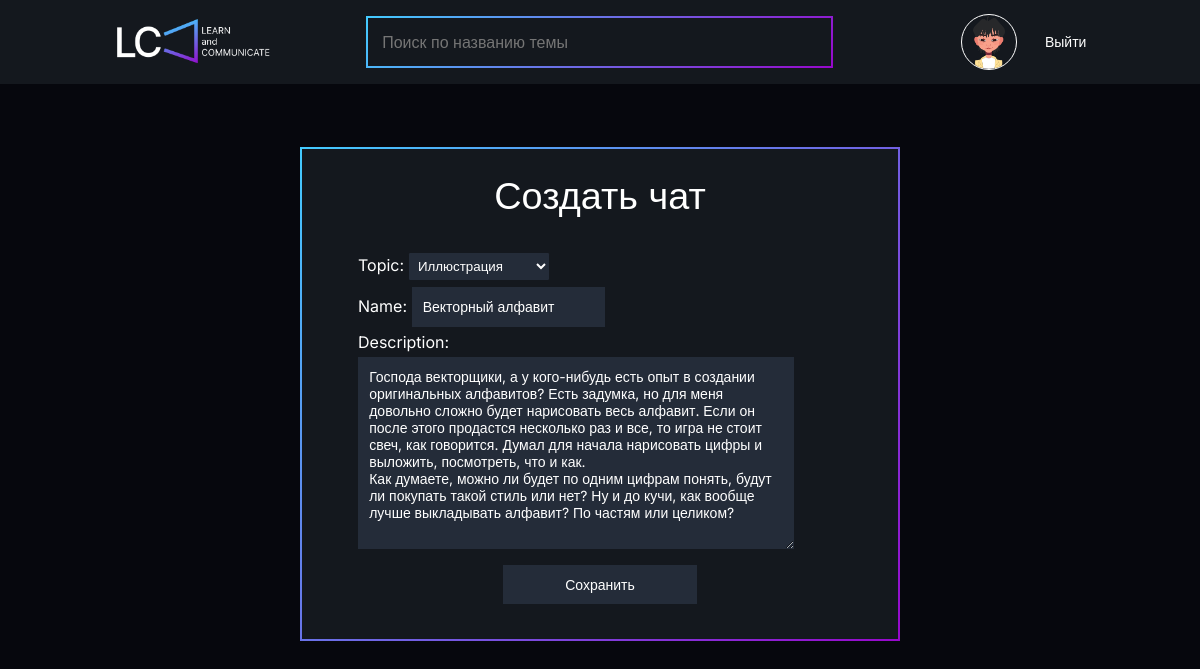
/update-room/37/ (signed in), run on the app's committed database.
### base/models.py (models this page shows, shortened)
class Room(models.Model):
    host = models.ForeignKey(User, on_delete=models.SET_NULL, null = True)
    topic = models.ForeignKey(Topic, on_delete=models.SET_NULL, null = True)
    name = models.CharField(max_length=200)
    description = models.TextField(null=True, blank=True)
    participants = models.ManyToManyField(User, related_name='participants', blank=True)
    updated = models.DateTimeField(auto_now=True)
    created=models.DateTimeField(auto_now_add=True)
    class Meta:
        ordering = ['-updated', '-created']

class Topic(models.Model):
    name = models.CharField(max_length=200)
    def __str__(self):
        return self.name

### base/views.py (the view)
# urls.py: path('update-room/<str:pk>/', views.updateRoom, name = 'update-room'),
@login_required(login_url='login')
def updateRoom(request, pk):
    room = Room.objects.get(id=pk)
    form = RoomForm(instance=room)
    if request.user != room.host:
        return HttpResponse("You are not allowed here")
    if request.method == 'POST':
        form = RoomForm(request.POST, instance = room)
        if form.is_valid():
            form.save()
            return redirect('home')
    context = {'form':form}
    return render(request,'base/room_form.html', context)

### base/forms.py
class RoomForm(ModelForm):
    class Meta:
        model = Room
        fields = '__all__'
        exclude = ['host', 'participants']

### base/templates/base/room_form.html (shortened to what this page needs)
{% extends 'main.html' %}
{% block content %}
<div>
    <form class = "room-form" method="POST" action="">
        {%if page == 'update-room'%}
        <h2>Редактировать чат</h2>
        {%else%}
        <h2>Создать чат</h2>
        {%endif%}
        {{form.as_p}}
        <input type="submit" value="Сохранить"/>
    </form>
</div>
{% endblock content %}

### static/main.css (style rules this page uses)
* { padding: 0; margin: 0; border: 0; }
*, *:before, *:after { -webkit-box-sizing: border-box; box-sizing: border-box; }
html, body { height: 100%; width: 100%; font-size: 100%; line-height: 1; font-size: 14px; -ms-text-size-adjust: 100%; -moz-text-size-adjust: 100%; -webkit-text-size-adjust: 100%; }
input, button, textarea { font-family: inherit; }
h1, h2, h3, h4, h5, h6 { font-size: inherit; font-weight: 400; }
select { background-color: #242C39; color: white; border-radius: 0.1em; width: 10rem; padding: 0.4em; }
.room-form { display: -webkit-box; display: -ms-flexbox; display: flex; -webkit-box-orient: vertical; -webkit-box-direction: normal; -ms-flex-direction: column; flex-direction: column; width: 50%; margin: 0 auto; margin-top: 4.5rem; padding: 2rem 4rem; background-color: #14181E; border: 2px solid white; -o-border-image: linear-gradient(135deg, #43CBFF 0%, #9708CC 100%); border-image: linear-gradient(135deg, #43CBFF 0%, #9708CC 100%); border-image-slice: 1; }
.room-form h2 { font-size: 2.7rem; margin: 0 auto; margin-bottom: 1em; }
.room-form input { color: white; font-size: 1rem; min-width: 125px; width: 90%; margin: 0.5em auto; padding: 0.8rem; background-color: #242C39; }
.room-form input:last-child { width: 40%; }
.room-form textarea { color: white; font-size: 1rem; min-width: 125px; width: 90%; margin: 0.5em auto; padding: 0.8rem; background-color: #242C39; }
body { font-family: "Inter", sans-serif; font-size: 16px; font-weight: 400; color: white; background-color: #06070D; }

### data on the page
Room: topic "Иллюстрация", description "Господа векторщики, а у кого-нибудь есть опыт в создании оригинальных алфавитов? Есть задумка, но для меня довольно сложно будет нарисовать весь алфавит. Если он после этого продастся несколько раз и все, то игра не стоит свеч, как говорится. Думал для начала нарисовать цифры и выложить, посмотреть, что и как. Как думаете, можно ли будет по одним цифрам понять, будут ли покупать такой стиль или нет? Ну и до кучи, как вообще лучше выкладывать алфавит? По частям или целиком?"
Topic: name "Векторный алфавит"
